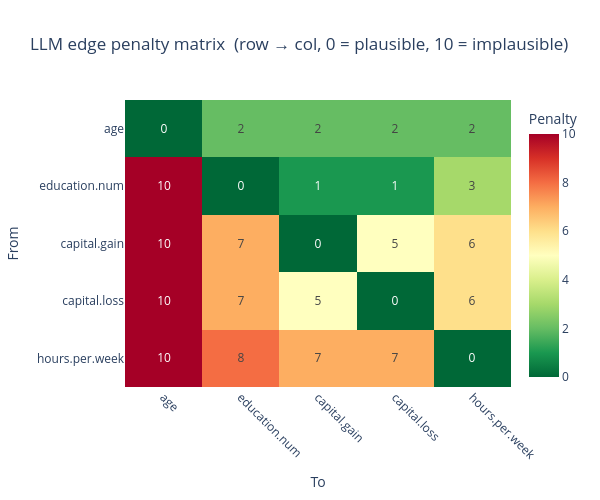

Write notebook code for a chart like this one.
### Code cell
# Visualise the penalty matrix as an interactive plotly heatmap
import plotly.graph_objects as go

fig = go.Figure(data=go.Heatmap(
    z=penalty_matrix,
    x=node_names_cont,
    y=node_names_cont,
    zmin=0, zmax=10,
    colorscale="RdYlGn",
    reversescale=True,
    colorbar=dict(title="Penalty"),
    text=np.round(penalty_matrix, 1),
    texttemplate="%{text}",
    hovertemplate="%{y} → %{x}<br>penalty: %{z:.1f}<extra></extra>",
))
fig.update_layout(
    title="LLM edge penalty matrix  (row → col, 0 = plausible, 10 = implausible)",
    xaxis=dict(title="To",   tickangle=45),
    yaxis=dict(title="From", autorange="reversed"),
    width=600, height=500,
)
fig.show()

### Figure 1 — Plotly figure (JSON) as saved in the notebook; plotly's stock layout.template omitted (floating-point values rounded to 4 significant figures)
{"data": [{"colorbar": {"title": {"text": "Penalty"}}, "colorscale": [[0, "rgb(165,0,38)"], [0.1, "rgb(215,48,39)"], [0.2, "rgb(244,109,67)"], [0.3, "rgb(253,174,97)"], [0.4, "rgb(254,224,139)"], [0.5, "rgb(255,255,191)"], [0.6, "rgb(217,239,139)"], [0.7, "rgb(166,217,106)"], [0.8, "rgb(102,189,99)"], [0.9, "rgb(26,152,80)"], [1, "rgb(0,104,55)"]], "hovertemplate": "%{y} → %{x}<br>penalty: %{z:.1f}<extra></extra>", "reversescale": true, "text": [[0.0, 2.0, 2.0, 2.0, 2.0], [10.0, 0.0, 1.0, 1.0, 3.0], [10.0, 7.0, 0.0, 5.0, 6.0], [10.0, 7.0, 5.0, 0.0, 6.0], [10.0, 8.0, 7.0, 7.0, 0.0]], "texttemplate": "%{text}", "type": "heatmap", "x": ["age", "education.num", "capital.gain", "capital.loss", "hours.per.week"], "y": ["age", "education.num", "capital.gain", "capital.loss", "hours.per.week"], "z": [[0.0, 2.0, 2.0, 2.0, 2.0], [10.0, 0.0, 1.0, 1.0, 3.0], [10.0, 7.0, 0.0, 5.0, 6.0], [10.0, 7.0, 5.0, 0.0, 6.0], [10.0, 8.0, 7.0, 7.0, 0.0]], "zmax": 10, "zmin": 0}], "layout": {"height": 500, "title": {"text": "LLM edge penalty matrix  (row → col, 0 = plausible, 10 = implausible)"}, "width": 600, "xaxis": {"tickangle": 45, "title": {"text": "To"}}, "yaxis": {"autorange": "reversed", "title": {"text": "From"}}}}
